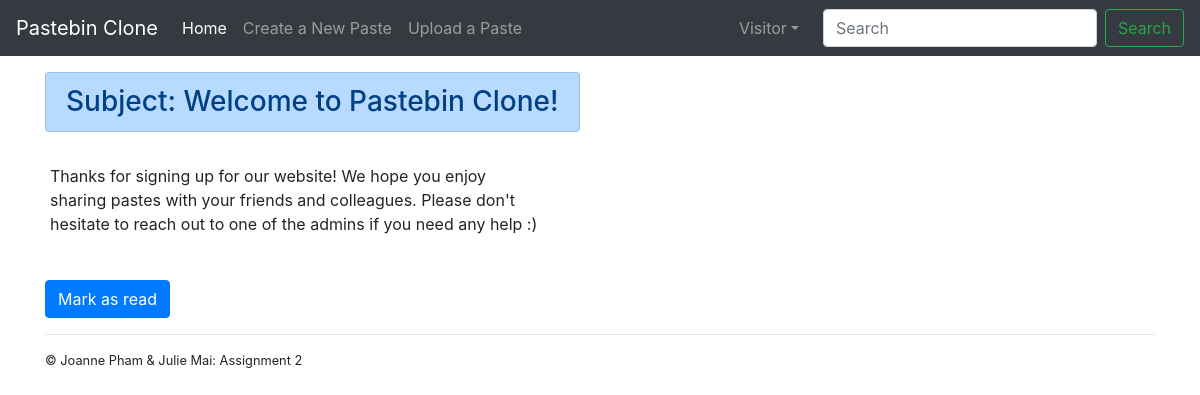
The app's page /inbox/inbox/show/4/ with its own data.
### notifications/models.py (models this page shows)
class Notifications(models.Model):
	title = models.CharField(max_length=256)
	message = models.TextField()
	viewed = models.BooleanField(default=False)
	user = models.ForeignKey(User, on_delete=models.CASCADE)

### notifications/views.py (the view)
# urls.py: path('inbox/show/<int:pk>/', show_notification, name="show_notification"),
def show_notification(request, pk):
	n = Notifications.objects.get(id=pk)
	return render(request, 'notifications/notification.html', {'notification': n})

### notifications/templates/notifications/notification.html
{% extends "home/base.html" %}
{% load crispy_forms_tags %}
{% block content %}
	<div class="content-section">
		<div class="media">
			<h3>
			<li class="list-group-item list-group-item-primary">
				Subject: {{ notification.title }}
			</li></h3>
		</div>
		<br>
		<div>
			<p style="height:100px; width:500px; padding-left: 5px; overflow:auto;">
				{{ notification.message | safe }}
			</p>
		</div>
		<div>
			<a href="{% url 'delete_notification' notification.id %}" type="button" class="btn btn-primary">Mark as read</a>
		</div>
	</div>
{% endblock content %}

### home/templates/home/base.html (shortened to what this page needs)
<!doctype html>
<html class="no-js" lang="">
<head>
  <link rel="stylesheet" href="https://maxcdn.bootstrapcdn.com/bootstrap/4.0.0/css/bootstrap.min.css">
</head>
{% autoescape on %}
<body>
  <nav class="navbar navbar-expand-md navbar-dark fixed-top bg-dark">
      <a class="navbar-brand" href="{% url 'home' %}">Pastebin Clone</a>
      <div class="collapse navbar-collapse" id="navbarsExampleDefault">
        <ul class="navbar-nav mr-auto">
          <li class="nav-item active">
            <a class="nav-link" href="{% url 'home' %}">Home <span class="sr-only">(current)</span></a>
          </li>
       <a class="nav-item nav-link" href="{% url 'paste-create' %}">Create a New Paste</a>
     	<a class="nav-item nav-link" href="{% url 'upload_paste' %}">Upload a Paste</a>
        </ul>
      <ul class="navbar-nav mr-3">
      {% if user.is_authenticated %}
        <li class="nav-item dropdown">
             <a class="nav-link dropdown-toggle" href="http://example.com" id="dropdown01" data-toggle="dropdown" aria-haspopup="true" aria-expanded="false">{{ user }}</a>
             <div class="dropdown-menu" aria-labelledby="dropdown01">
					<a class="dropdown-item" href="{% url 'user-pastes' user %}">My Posts</a>
               <a class="dropdown-item" href="{% url 'inbox' %}">Notifications</a>
               <a class="dropdown-item" href="{% url 'profile' %}">Profile</a>
               <a class="dropdown-item" href="{% url 'logout' %}">Logout</a>
             </div>
           </li>
      {% else %}
        <li class="nav-item dropdown">
             <a class="nav-link dropdown-toggle" href="http://example.com" id="dropdown01" data-toggle="dropdown" aria-haspopup="true" aria-expanded="false">Visitor</a>
           </li>
      {% endif %}
      </ul>
        <form method="GET" action="{% url 'search' %}" class="form-inline my-2 my-lg-0">
          <input class="form-control mr-sm-2" type="text" placeholder="Search" aria-label="Search" name="q" value="{{ request.GET.q }}">
          <button class="btn btn-outline-success my-2 my-sm-0" type="submit">Search</button>
        </form>
      </div>
    </nav>
  <br>
    <main role="main">
      <div class="container">
        <div class="row">
          <div class="col-md-12">
        <br>
        <br>
        {% block content %}{% endblock %}
          </div>
        </div>
        <hr>
      </div>
    </main>
    <footer class="container">
      <small><p>&copy; Joanne Pham & Julie Mai: Assignment 2</p></small>
    </footer>
</body>
{% endautoescape %}
</html>

### records on screen
Notifications: title "Welcome to Pastebin Clone!", message "Thanks for signing up for our website! We hope you enjoy sharing pastes with your friends and colleagues. Please don't hesitate to reach out to one of the admins if you need any help :)"
